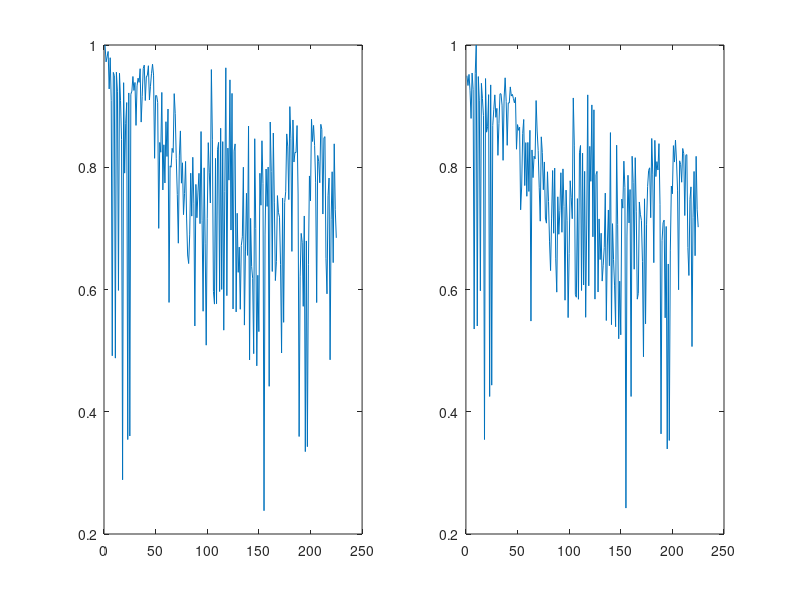

Here is the MATLAB script that generated this plot: (Note: this script raises an error after producing the figure.)
load('COVIDbyCounty.mat')  %load the data
temp = CNTY_COVID.';   %transpose the COVID series so the columns = counties, rows = timestamps
temp1 = corr(temp);  %run correlation that looks at each column = county and compares them
plot(temp1);  %plot shows there is real correlation, which makes clustering worthwhile
max1 = max(temp1);  
subplot(1,2,1)   % look at the correlation trends for different counties
plot(temp1(1,:));
subplot(1,2,2)
plot(temp1(10,:));
%these data are worth clustering

CNTY_COVID_TRAIN=[CNTY_COVID(1:215,:)];  %segment the data into train / test
CNTY_COVID_TEST=[CNTY_COVID(216:225,:)];  %segment the data into train / text

SUM_CNTY_COVID_TRAIN=sum(CNTY_COVID_TRAIN.');  %for each county, across its timestamps, add the incremental # of cases for the case total
figure
pareto(SUM_CNTY_COVID_TRAIN,1);


temp3 = kmeans(CNTY_COVID_TRAIN,9);  %try clustering with 9 clusters, based on having 9 divisions
sil1 = silhouette(CNTY_COVID_TRAIN, temp3);  %compute quality of clustering w/ silhouette
figure
[sil1, H] = silhouette(CNTY_COVID_TRAIN, temp3);  %plot the silhouette values, to see if there are negatives or low values (bad)

%clustering into 9 divisions yields poor silhouette values, we can and should do better

%let’s try clustering with different values of k from 2:100 and then plotting the Sum of Sq distances from the respective centroids, to see if there’s an ‘elbow’ that shows us the optimal # of clusters to have
count=1;
for i=2:100
[junk1,junk2,sumd] = kmeans(CNTY_COVID_TRAIN,i);
tempk(:,count)=junk1;
silk(:,count)=silhouette(CNTY_COVID_TRAIN,tempk(:,count)); 
%figure
Sum_of_SquDist(count)=sum(sumd);
count=count+1;
end
figure
plot(Sum_of_SquDist);

%looking at this plot, we see somewhat of an ‘elbow’ in the area from k=4 through k=9
%Let’s look at silhouette graphs for different k values to see what’s best
figure
[silk(:,9), H] = silhouette(CNTY_COVID_TRAIN, tempk(:,9));
figure
[silk(:,8), H] = silhouette(CNTY_COVID_TRAIN, tempk(:,8));
figure
[silk(:,7), H] = silhouette(CNTY_COVID_TRAIN, tempk(:,7));
figure
[silk(:,6), H] = silhouette(CNTY_COVID_TRAIN, tempk(:,6)); 
figure
[silk(:,5), H] = silhouette(CNTY_COVID_TRAIN, tempk(:,5));
figure
[silk(:,4), H] = silhouette(CNTY_COVID_TRAIN, tempk(:,4));

% k=4 gives us the best silhouette so let’s go with k=4
[tempk(:,4),C,sumd]=kmeans(CNTY_COVID_TRAIN,4);
[silk(:,4), H] = silhouette(CNTY_COVID_TRAIN, tempk(:,4)); 

%now let’s get the centroids matrix C for k=4
centroids = C;
%take the 10 test vectors from CNTY_COVID_TEST and figure out which of the 4 cluster centroids it’s closest to
%compute its Euclidean distance
D=pdist2(centroids,CNTY_COVID_TEST);
%return the index of the closest cluster distance for each of the 10 counties in I
[D,I]=pdist2(centroids,CNTY_COVID_TEST,'euclidean','smallest',1);
%I has one row with 10 entries, each tells the cluster of the test county

%figure out the meaning of these centroids – do they represent times of peak volumes, times of a certain magnitude, times when there was a spike in certain geographies?

%now let’s try cleaning the training data by adding it across all the counties in a given geographic division in the CENSUS data set, for each of the 9 divisions in the CENSUS
% we want to produce a matrix that has 9 rows x 130 columns = sum of all counties in each of those 9 divisions across time 

SUM_DIVISION_COVID_TRAIN = zeros(9,130); 
tempsum=zeros(1,130);
for j=1:9
for r=1:215
if CNTY_CENSUS{r,3} == j
tempsum=(CNTY_COVID_TRAIN(r,:));
SUM_DIVISION_COVID_TRAIN(j,:)=SUM_DIVISION_COVID_TRAIN(j,:) + tempsum;   
%the new case counts for that division = whatever it was before + tempsum
end;
end;
end;

plot(SUM_DIVISION_COVID_TRAIN(1,:));
hold on
plot(SUM_DIVISION_COVID_TRAIN(2,:));
plot(SUM_DIVISION_COVID_TRAIN(3,:));
plot(SUM_DIVISION_COVID_TRAIN(4,:));
plot(SUM_DIVISION_COVID_TRAIN(5,:));
plot(SUM_DIVISION_COVID_TRAIN(6,:));
plot(SUM_DIVISION_COVID_TRAIN(7,:));
plot(SUM_DIVISION_COVID_TRAIN(8,:));
plot(SUM_DIVISION_COVID_TRAIN(9,:));

I

plot(CNTY_COVID_TEST(1,:));
hold on
plot(CNTY_COVID_TEST(3,:));
plot(CNTY_COVID_TEST(4,:));
plot(CNTY_COVID_TEST(5,:));
plot(CNTY_COVID_TEST(9,:));

%%

figure 
plot(CNTY_COVID_TEST(1,:))
hold on
plot(CNTY_COVID_TEST(2,:))
plot(CNTY_COVID_TEST(8,:))
plot(CNTY_COVID_TEST(9,:))
plot(CNTY_COVID_TEST(10,:))